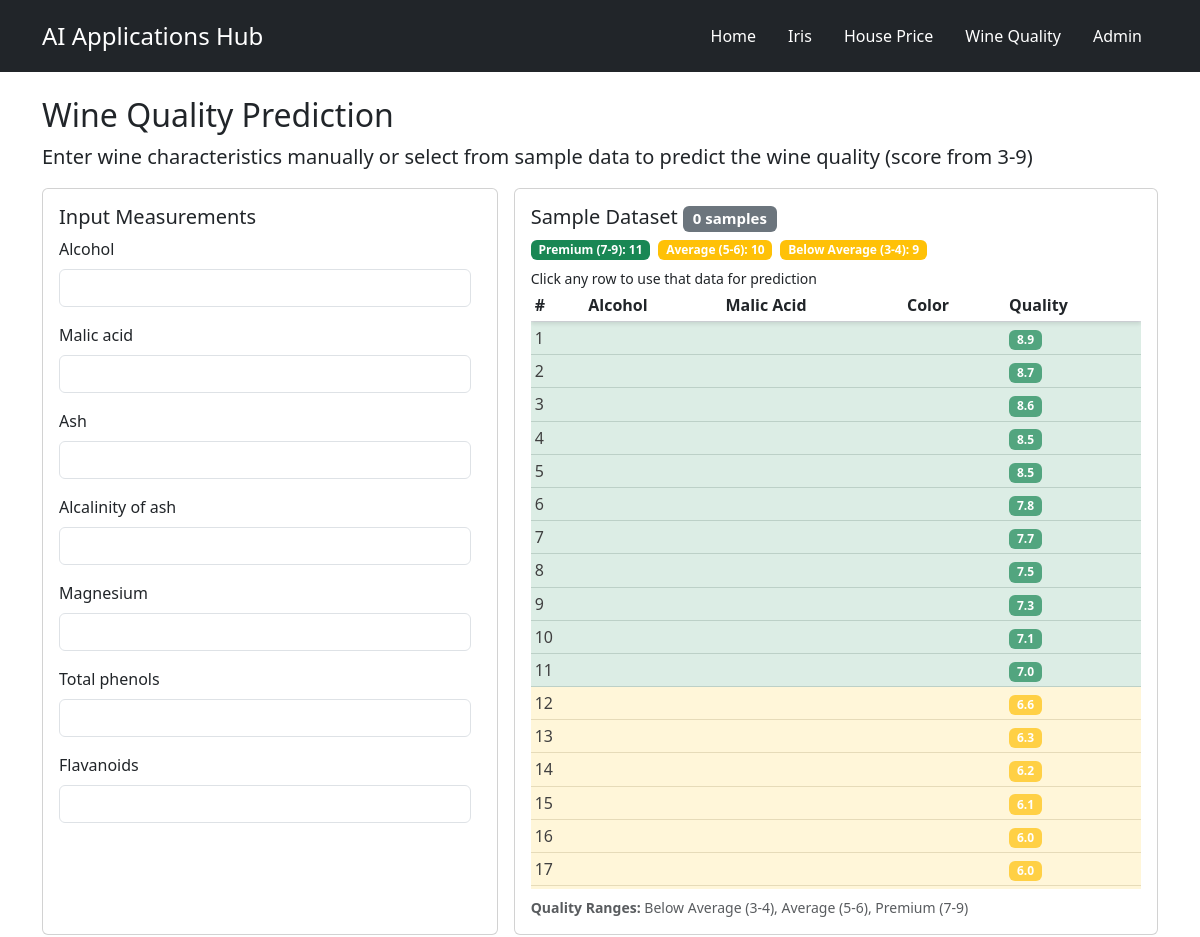
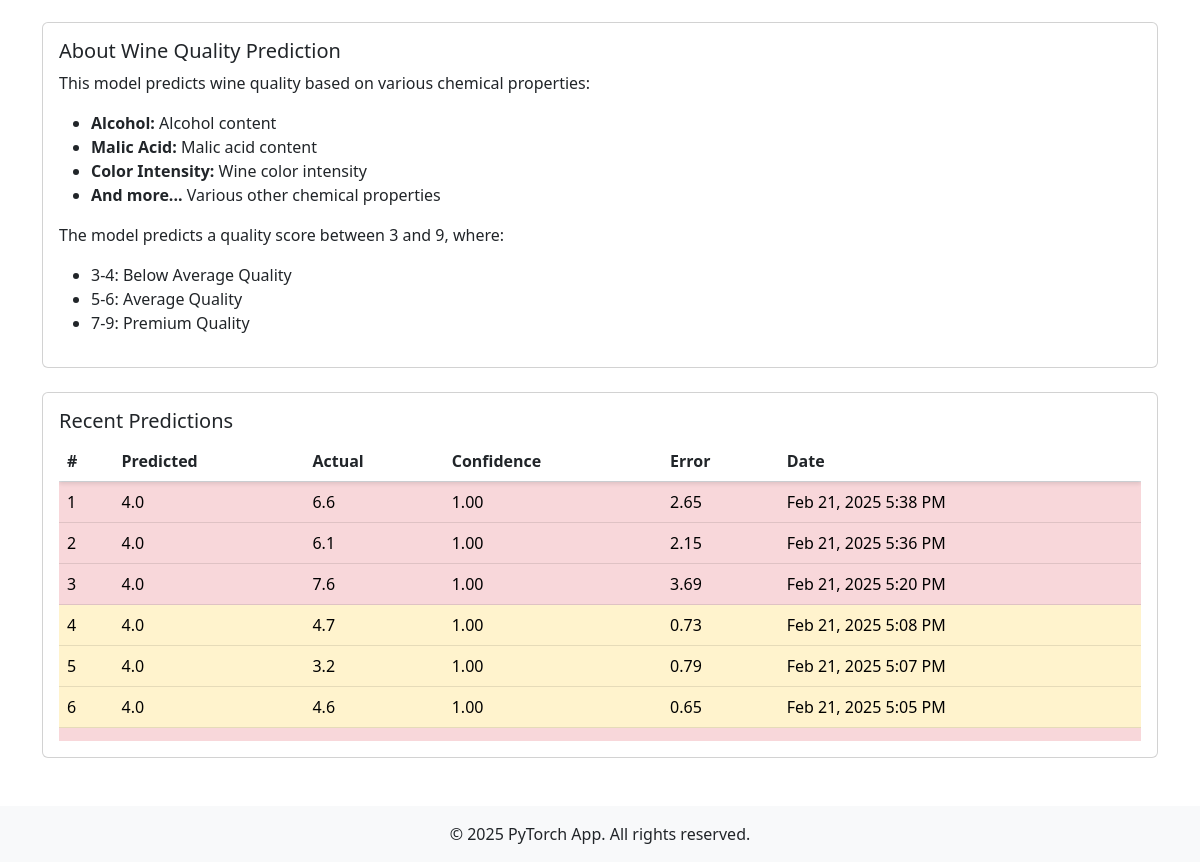
Screenshot of /wine-quality/ with the database file from the repository (2 pictures, top to bottom).
### wine_quality/models.py (models this page shows, shortened)
class WineQuality(models.Model):
    alcohol = models.FloatField()
    malic_acid = models.FloatField()
    ash = models.FloatField()
    alcalinity_of_ash = models.FloatField()
    magnesium = models.FloatField()
    total_phenols = models.FloatField()
    flavanoids = models.FloatField()
    nonflavanoid_phenols = models.FloatField()
    proanthocyanins = models.FloatField()
    color_intensity = models.FloatField()
    hue = models.FloatField()
    od280_od315 = models.FloatField(verbose_name='OD280/OD315')
    proline = models.FloatField()
    predicted_quality = models.FloatField(null=True)
    actual_quality = models.FloatField()
    prediction_confidence = models.FloatField(null=True)
    created_at = models.DateTimeField(auto_now_add=True)
    class Meta:
        verbose_name_plural = "Wine Quality Predictions"

### wine_quality/views.py (the view)
# urls.py: path('', views.wine_quality_view, name='predict'),
def wine_quality_view(request):
    predictions = WineQuality.objects.order_by('-created_at')[:10]
    wine = load_wine()
    test_data = []
    stats = {
        'total_samples': len(wine.data),
        'quality_ranges': {
            'Premium (7-9)': 0,
            'Average (5-6)': 0,
            'Below Average (3-4)': 0
        }
    }
    for i in range(30):  # Increased from 5 to 30 samples
        quality = round(np.random.uniform(3, 9), 1)  # Round to 1 decimal place
        if quality >= 7:
            stats['quality_ranges']['Premium (7-9)'] += 1
        elif quality >= 5:
            stats['quality_ranges']['Average (5-6)'] += 1
        else:
            stats['quality_ranges']['Below Average (3-4)'] += 1
        row = {
            'alcohol': wine.data[i][0],
            'malic_acid': wine.data[i][1],
            'ash': wine.data[i][2],
            'alcalinity_of_ash': wine.data[i][3],
            'magnesium': wine.data[i][4],
            'total_phenols': wine.data[i][5],
            'flavanoids': wine.data[i][6],
            'nonflavanoid_phenols': wine.data[i][7],
            'proanthocyanins': wine.data[i][8],
            'color_intensity': wine.data[i][9],
            'hue': wine.data[i][10],
            'od280_od315': wine.data[i][11],
            'proline': wine.data[i][12],
            'actual_quality': quality,
            'quality_class': 'Premium' if quality >= 7 else 'Average' if quality >= 5 else 'Below Average'
        }
        test_data.append(row)
    test_data.sort(key=lambda x: x['actual_quality'], reverse=True)
    if request.method == 'POST':
        form = WineQualityForm(request.POST)
        if form.is_valid():
            wine = form.save(commit=False)
            features = np.array([[
                wine.alcohol, wine.malic_acid, wine.ash,
                wine.alcalinity_of_ash, wine.magnesium,
                wine.total_phenols, wine.flavanoids,
                wine.nonflavanoid_phenols, wine.proanthocyanins,
                wine.color_intensity, wine.hue,
                wine.od280_od315, wine.proline
            ]])
            scaler = StandardScaler()
            features_scaled = scaler.fit_transform(features)
            model = WineQualityRegressor.load_from_checkpoint(MODEL_PATH)
            model.eval()
            with torch.no_grad():
                X = torch.FloatTensor(features_scaled)
                mean_pred, std_pred = model.predict_with_uncertainty(X)
                wine.predicted_quality = mean_pred.item()
                wine.prediction_confidence = 1 - std_pred.item()
            wine.save()
            messages.success(request, 'Wine quality prediction made successfully!')
            prediction = {
                'predicted_quality': wine.predicted_quality,
                'features': {
                    'alcohol': wine.alcohol,
                    'malic_acid': wine.malic_acid,
                    'ash': wine.ash,
                    'alcalinity_of_ash': wine.alcalinity_of_ash,
                    'magnesium': wine.magnesium,
                    'total_phenols': wine.total_phenols,
                    'flavanoids': wine.flavanoids,
                    'nonflavanoid_phenols': wine.nonflavanoid_phenols,
                    'proanthocyanins': wine.proanthocyanins,
                    'color_intensity': wine.color_intensity,
                    'hue': wine.hue,
                    'od280_od315': wine.od280_od315,
                    'proline': wine.proline
                },
                'error': abs(wine.predicted_quality - wine.actual_quality)
            }
            return render(request, 'pages/wine_quality/predict.html', {
                'form': form,
                'predictions': predictions,
                'test_data': test_data,
                'prediction': prediction,
                'stats': stats
            })
    else:
        form = WineQualityForm()
    return render(request, 'pages/wine_quality/predict.html', {
        'form': form,
        'predictions': predictions,
        'test_data': test_data,
        'stats': stats
    })

### wine_quality/forms.py
class WineQualityForm(forms.ModelForm):
    class Meta:
        model = WineQuality
        fields = [
            'alcohol', 'malic_acid', 'ash', 'alcalinity_of_ash',
            'magnesium', 'total_phenols', 'flavanoids', 'nonflavanoid_phenols',
            'proanthocyanins', 'color_intensity', 'hue', 'od280_od315',
            'proline', 'actual_quality'
        ]
        widgets = {
            field: forms.NumberInput(attrs={'class': 'form-control'})
            for field in fields
        }

### wine_quality/templatetags/wine_quality_extras.py (called while the page is built)
@register.filter
def subtract(value, arg):
    try:
        return float(value) - float(arg)
    except (ValueError, TypeError):
        return ''

@register.filter
def absolute(value):
    try:
        return abs(float(value))
    except (ValueError, TypeError):
        return ''

### templates/pages/wine_quality/predict.html (shortened to what this page needs)
{% extends 'base.html' %}
{% load wine_quality_extras %}
{% load tz %}
{% block content %}
<div class="row">
    <div class="col-12">
        <h2>Wine Quality Prediction</h2>
        <p class="lead">Enter wine characteristics manually or select from sample data to predict the wine quality (score from 3-9)</p>
        <div class="row g-3">
            <div class="col-md-5">
                <div class="card h-100">
                    <div class="card-body d-flex flex-column">
                        <h5 class="card-title">Input Measurements</h5>
                        <div id="manual-form" class="flex-grow-1" style="max-height: 600px; overflow-y: auto; padding-right: 10px;">
                            <form method="post">
                                {% for field in form %}
                                <div class="mb-3">
                                    <label for="{{ field.id_for_label }}" class="form-label">{{ field.label }}</label>
                                    <input type="{{ field.field.widget.input_type }}"
                                           class="form-control"
                                           id="{{ field.id_for_label }}"
                                           name="{{ field.name }}"
                                           step="0.01"
                                           value="{{ field.value|default:'' }}">
                                </div>
                                {% endfor %}
                            </form>
                        </div>
                    </div>
                </div>
            </div>
            <div class="col-md-7">
                <div class="card h-100">
                    <div class="card-body d-flex flex-column">
                        <div>
                            <h5 class="card-title">Sample Dataset
                                <span class="badge bg-secondary">{{ stats.total_samples }} samples</span>
                            </h5>
                            <div class="d-flex gap-2 mb-2">
                                {% for range, count in stats.quality_ranges.items %}
                                <span class="badge {% if 'Premium' in range %}bg-success{% elif 'Average' in range %}bg-warning{% else %}bg-danger{% endif %}">
                                    {{ range }}: {{ count }}
                                </span>
                                {% endfor %}
                            </div>
                            <p class="small mb-0">Click any row to use that data for prediction</p>
                        </div>
                        <div class="table-responsive flex-grow-1" style="max-height: 600px; overflow-y: auto;">
                            <table class="table table-sm table-hover mb-0">
                                <thead class="sticky-top bg-white">
                                    <tr>
                                        <th>#</th>
                                        <th>Alcohol</th>
                                        <th>Malic Acid</th>
                                        <th>Color</th>
                                        <th>Quality</th>
                                    </tr>
                                </thead>
                                <tbody>
                                    {% for row in test_data %}
                                    <tr style="cursor: pointer;"
                                        onclick="useSampleData(this)"
                                        data-alcohol="{{ row.alcohol }}"
                                        data-malic-acid="{{ row.malic_acid }}"
                                        data-ash="{{ row.ash }}"
                                        data-alcalinity-of-ash="{{ row.alcalinity_of_ash }}"
                                        data-magnesium="{{ row.magnesium }}"
                                        data-total-phenols="{{ row.total_phenols }}"
                                        data-flavanoids="{{ row.flavanoids }}"
                                        data-nonflavanoid-phenols="{{ row.nonflavanoid_phenols }}"
                                        data-proanthocyanins="{{ row.proanthocyanins }}"
                                        data-color-intensity="{{ row.color_intensity }}"
                                        data-hue="{{ row.hue }}"
                                        data-od280-od315="{{ row.od280_od315 }}"
                                        data-proline="{{ row.proline }}"
                                        data-actual-quality="{{ row.actual_quality }}"
                                        data-bs-toggle="tooltip"
                                        title="Click to use this data"
                                        class="sample-row opacity-75 hover-opacity-100 {% if row.quality_class == 'Premium' %}table-success{% elif row.quality_class == 'Average' %}table-warning{% else %}table-danger{% endif %}">
                                        <td>{{ forloop.counter }}</td>
                                        <td>{{ row.alcohol|floatformat:2 }}</td>
                                        <td>{{ row.malic_acid|floatformat:2 }}</td>
                                        <td>{{ row.color_intensity|floatformat:2 }}</td>
                                        <td><span class="badge {% if row.quality_class == 'Premium' %}bg-success{% elif row.quality_class == 'Average' %}bg-warning{% else %}bg-danger{% endif %}">
                                            {{ row.actual_quality|floatformat:1 }}
                                        </span></td>
                                    </tr>
                                    {% endfor %}
                                </tbody>
                            </table>
                        </div>
                        <div class="mt-2 small text-muted">
                            <strong>Quality Ranges:</strong> Below Average (3-4), Average (5-6), Premium (7-9)
                        </div>
                    </div>
                </div>
            </div>
        </div>
        <div class="mt-4">
            <div class="card">
                <div class="card-body">
                    <h5 class="card-title">About Wine Quality Prediction</h5>
                    <p>This model predicts wine quality based on various chemical properties:</p>
                    <ul>
                        <li><strong>Alcohol:</strong> Alcohol content</li>
                        <li><strong>Malic Acid:</strong> Malic acid content</li>
                        <li><strong>Color Intensity:</strong> Wine color intensity</li>
                        <li><strong>And more...</strong> Various other chemical properties</li>
                    </ul>
                    <p>The model predicts a quality score between 3 and 9, where:</p>
                    <ul>
                        <li>3-4: Below Average Quality</li>
                        <li>5-6: Average Quality</li>
                        <li>7-9: Premium Quality</li>
                    </ul>
                </div>
            </div>
        </div>
        <div class="mt-4">
            <div class="card">
                <div class="card-body">
                    <h5 class="card-title">Recent Predictions</h5>
                    <div class="table-responsive" style="max-height: 300px; overflow-y: auto;">
                        <table class="table">
                            <thead class="sticky-top bg-white">
                                <tr>
                                    <th>#</th>
                                    <th>Predicted</th>
                                    <th>Actual</th>
                                    <th>Confidence</th>
                                    <th>Error</th>
                                    <th>Date</th>
                                </tr>
                            </thead>
                            <tbody>
                                {% for pred in predictions %}
                                <tr class="{% if pred.predicted_quality|subtract:pred.actual_quality|absolute < 0.5 %}table-success{% elif pred.predicted_quality|subtract:pred.actual_quality|absolute < 1.0 %}table-warning{% else %}table-danger{% endif %}">
                                    <td>{{ forloop.counter }}</td>
                                    <td>{{ pred.predicted_quality|floatformat:1 }}</td>
                                    <td>{{ pred.actual_quality|floatformat:1 }}</td>
                                    <td>{{ pred.prediction_confidence|floatformat:2 }}</td>
                                    <td>{{ pred.predicted_quality|subtract:pred.actual_quality|absolute|floatformat:2 }}</td>
                                    <td>{{ pred.created_at|timezone:"America/Los_Angeles"|date:"M d, Y g:i A" }}</td>
                                </tr>
                                {% endfor %}
                            </tbody>
                        </table>
                    </div>
                </div>
            </div>
        </div>
    </div>
</div>
{% endblock %}

### templates/pages/wine_quality/predict.html (style rules this page uses)
.table-responsive { scrollbar-width: thin; scrollbar-color: #6c757d #f8f9fa; overflow-y: auto; position: relative; }
.sticky-top { position: sticky; top: 0; z-index: 1; background-color: white; box-shadow: 0 2px 4px rgba(0,0,0,0.1); }
.g-3 { --bs-gutter-y: 1rem; }

### rows the page displays
WineQuality: predicted_quality "4.0", actual_quality "6.6", prediction_confidence "1.00", predicted_quality|subtract "2.65", created_at "Feb 21, 2025 5:38 PM"
WineQuality: predicted_quality "4.0", actual_quality "6.1", prediction_confidence "1.00", predicted_quality|subtract "2.15", created_at "Feb 21, 2025 5:36 PM"
WineQuality: predicted_quality "4.0", actual_quality "7.6", prediction_confidence "1.00", predicted_quality|subtract "3.69", created_at "Feb 21, 2025 5:20 PM"
WineQuality: predicted_quality "4.0", actual_quality "4.7", prediction_confidence "1.00", predicted_quality|subtract "0.73", created_at "Feb 21, 2025 5:08 PM"
WineQuality: predicted_quality "4.0", actual_quality "3.2", prediction_confidence "1.00", predicted_quality|subtract "0.79", created_at "Feb 21, 2025 5:07 PM"
WineQuality: predicted_quality "4.0", actual_quality "4.6", prediction_confidence "1.00", predicted_quality|subtract "0.65", created_at "Feb 21, 2025 5:05 PM"

### other values shown
{{ field.label }} "Alcohol" "Malic acid" "Ash" "Alcalinity of ash" "Magnesium" "Total phenols" "Flavanoids"
{{ stats.total_samples }} "0"
{{ range }} "Premium (7-9)" "Average (5-6)" "Below Average (3-4)"
{{ count }} "11" "10" "9"
{{ row.actual_quality|floatformat:1 }} "8.9" "8.7" "8.6" "8.5" "8.5" "7.8" "7.7" "7.5" "7.3" "7.1" "7.0" "6.6" "6.3" "6.2" "6.1" "6.0" "6.0"
